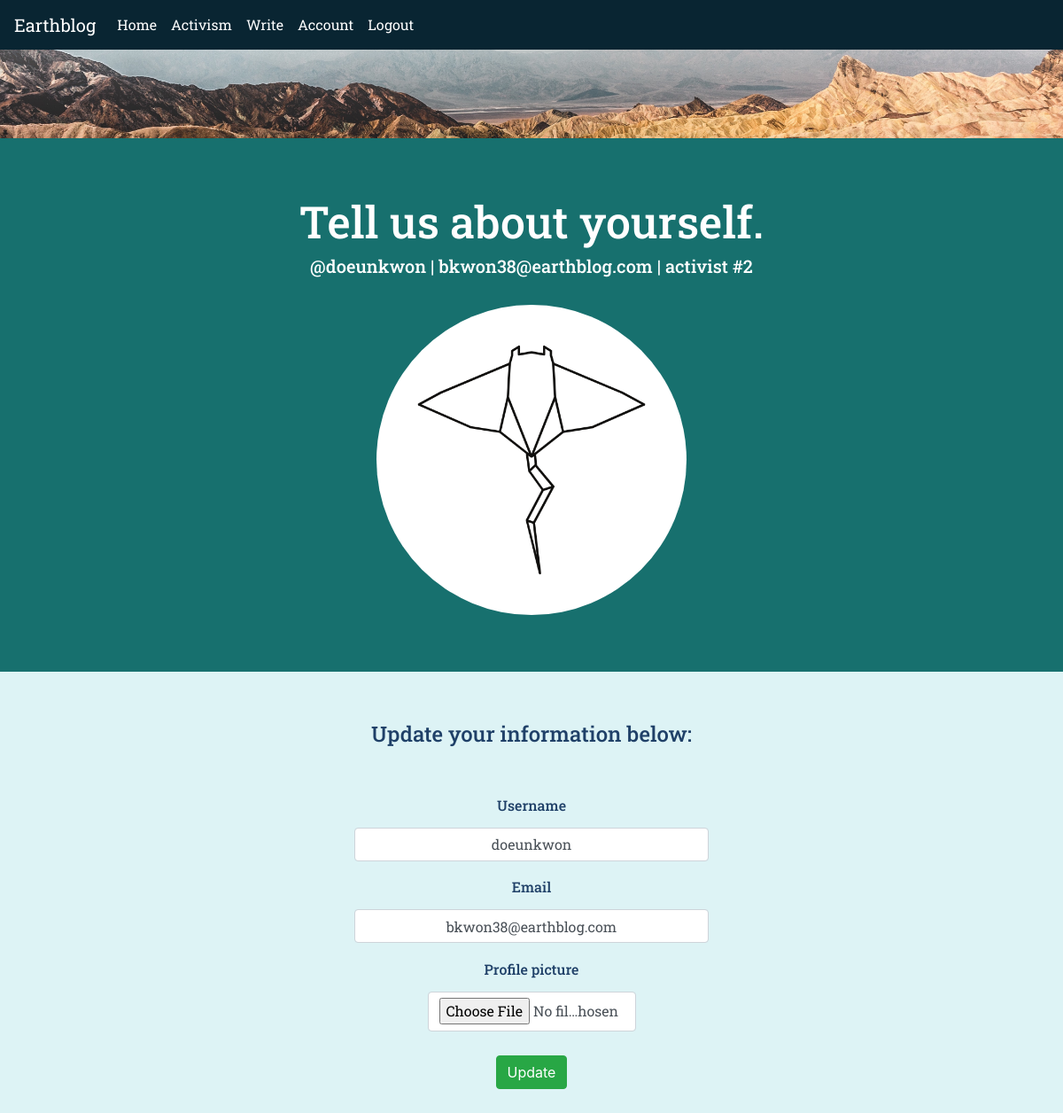
/account (signed in), run on the app's committed database.
### earthblog/models.py (models this page shows, shortened)
class User(db.Model,UserMixin):
    __tablename__ = 'users'
    id = db.Column(db.Integer,primary_key=True)
    profile_image = db.Column(db.String(64),nullable=False,default=
                    'default_profile.png')
    email = db.Column(db.String(64),unique=True,index=True)
    username = db.Column(db.String(64),unique=True,index=True)
    password_hash = db.Column(db.String(128))
    posts = db.relationship('BlogPost',backref='author',lazy=True)

### earthblog/users/views.py (the view)
@users.route('/account',methods=['GET','POST'])
@login_required
def account():
    form = UpdateUserForm()
    if form.validate_on_submit():
        print(form)
        if form.picture.data:
            username = current_user.username
            pic = add_profile_pic(form.picture.data,username)
            current_user.profile_image = pic
        current_user.username = form.username.data
        current_user.email = form.email.data
        db.session.commit()
        flash('your user account updated!')
        return redirect(url_for('users.account'))
    elif request.method == 'GET':
        form.username.data = current_user.username
        form.email.data = current_user.email
    profile_image = url_for('static',filename='profile_pics/'+current_user.profile_image)
    return render_template('account.html',profile_image=profile_image,form=form)

### earthblog/users/forms.py (shortened to what this page needs)
class UpdateUserForm(FlaskForm):
    email = StringField('Email ',validators=[DataRequired(),Email()])
    username = StringField('Username ',validators=[DataRequired()])
    picture = FileField('Profile picture',validators=[FileAllowed(['jpg',
                        'png','JPEG'])])
    submit = SubmitField('Update')

### earthblog/__init__.py (called while the page is built)
@app.context_processor
def override_url_for():
    return dict(url_for=dated_url_for)

def dated_url_for(endpoint, **values):
    if endpoint == 'static':
        filename = values.get('filename', None)
        if filename:
            file_path = os.path.join(app.root_path,
                                 endpoint, filename)
            values['q'] = int(os.stat(file_path).st_mtime)
    return url_for(endpoint, **values)

### earthblog/models.py (called while the page is built)
@login_manager.user_loader
def load_user(user_id):
    return User.query.get(user_id)

### earthblog/templates/account.html (shortened to what this page needs)
{% extends 'base.html' %}
{% block content %}
<img src="{{url_for('static',filename='headers/gilberto-parada-I9jwwRKKcAM-unsplash.jpg')}}"
style="width:100%;height:10%" alt="first">
<div class="jumbotron jumbotron-fluid">
  <h1 style='font-size:50px'>Tell us about yourself.</h1>
  <h5 style='color:white'>@{{current_user.username}} | {{current_user.email}} | activist #{{current_user.id}}</h5>
  <br>
  <img style="border-radius:100%" align='center' height='350' width='350' src="{{url_for('static',filename='profile_pics/'+
  current_user.profile_image)}}">
</div>
<div class="container">
  <br>
  <h4 style='color:#1F4068'>Update your information below:</h4>
  <br><br>
  <form method="POST" action="" enctype="multipart/form-data">
    <div class="form-group">
      <h6>
      {{form.username.label(class='form-group', style='color:#1F4068')}} {{form.username(class='form-control text-center', style='width:400px')}}
      <br>
      {{form.email.label(class='form-group', style='color:#1F4068')}} {{form.email(class='form-control text-center', style='width:400px')}}
      <br>
      {{form.picture.label(class='form-group', style='color:#1F4068')}} {{form.picture(class='form-control', style='width:235px;height:45px')}}
      <br>
      </h6>
      {{form.submit(class='btn btn-success')}}
    </div>
</div>
<br><br>
{% endblock %}

### earthblog/static/style.css (style rules this page uses)
h1 { color: white; font-family: 'Roboto Slab', serif; }
h4 { font-family: 'Roboto Slab', serif; }
h5 { font-family: 'Roboto Slab', serif; }
h6 { color: white; font-family: 'Roboto Slab', serif; }
body { color: #204051 }
.jumbotron { background-color: #17706E; }
body { background-color: #DDF3F5 }

### data on the page
User: username "doeunkwon", email "bkwon38@earthblog.com", id "2", profile_image (placeholder picture)
